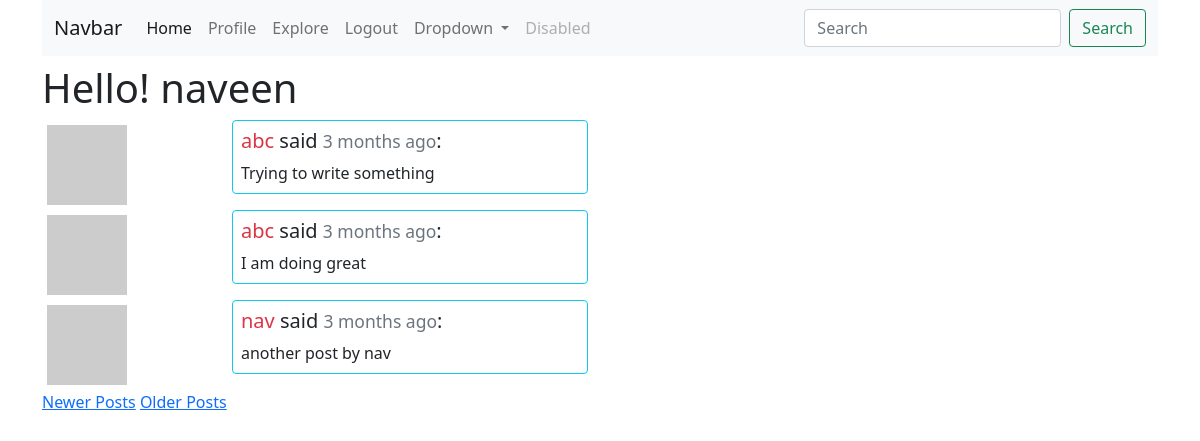
Page /explore?page=2 (signed in) on the committed database.
### app/models.py (models this page shows, shortened)
class User(UserMixin, db.Model):
    id = db.Column(db.Integer, primary_key=True)
    username = db.Column(db.String(64), index=True, unique=True)
    email = db.Column(db.String(120), index=True, unique=True)
    password_hash = db.Column(db.String(128))
    posts = db.relationship('Post', backref='author', lazy='dynamic')
    about_me = db.Column(db.String(140))
    last_seen = db.Column(db.DateTime, default=datetime.utcnow)
    followed = db.relationship(
        'User', secondary=followers,
        primaryjoin = (followers.c.follower_id == id),
        secondaryjoin = (followers.c.followed_id == id),
        backref = db.backref('followers', lazy='dynamic'), lazy='dynamic')
    def avatar(self, size):
        digest = md5(self.email.lower().encode('utf-8')).hexdigest()
        return f'https://gravatar.com/avatar/{digest}?d=identicon&s={size}'

class Post(db.Model):
    id = db.Column(db.Integer, primary_key=True)
    body = db.Column(db.String(140))
    timestamp = db.Column(db.DateTime, index=True, default=datetime.utcnow)
    user_id = db.Column(db.Integer, db.ForeignKey('user.id'))

### app/routes.py (the view)
@app.route('/explore')
@login_required
def explore():
    page = request.args.get('page', default=1, type=int)
    posts = Post.query.order_by(Post.timestamp.desc()).paginate(
        page, app.config['POSTS_PER_PAGE'], False)
    next_url = url_for('explore', page=posts.next_num) if posts.has_next else None
    prev_url = url_for('explore', page=posts.prev_num) if posts.has_prev else None
    return render_template('index.html', title='Explore', posts=posts.items,
                            next_url=next_url, prev_url=prev_url)

### app/models.py (called while the page is built)
@login.user_loader
def load_user(id):
    return User.query.get(int(id))

### app/routes.py (called while the page is built)
@app.before_request
def before_request():
    if current_user.is_authenticated:
        current_user.last_seen = datetime.utcnow()
        db.session.commit()

### app/templates/index.html (shortened to what this page needs)
{% extends 'base.html' %}
{% block content %}
    <h1>Hello! {{ current_user.username }}</h1>
    {% for post in posts %}
    {% include '_post.html' %}
    {% endfor %}
    {% if prev_url %}
    <a href="{{ prev_url }}">Newer Posts</a>
    {% endif %}
    {% if next_url %}
    <a href="{{ next_url }}">Older Posts</a>
    {% endif %}
{% endblock %}

### app/templates/_post.html
<div class="row justify-content-start">
    <div class="col-2">
        <img src="{{ post.author.avatar(36) }}" alt="avatar of {{ post.author.username }}" class="img-thumbnail border-white">
    </div>
    <div class="col-4">
        <div class="card mb-2 border-info">
            <div class="card-body p-2">
                <h5 class="card-title">
                    <a href="{{ url_for('user', username=post.author.username) }}" class="link-danger text-decoration-none">
                        {{ post.author.username }}
                    </a> said <small class="text-muted">{{ moment(post.timestamp).fromNow() }}</small>:
                </h5>
                <p class="card-text">{{ post.body }}</p>
            </div>
        </div>
    </div>
</div>

### rows in the picture
User: username "naveen"
Post: author.username "abc", timestamp "3 months ago", body "Trying to write something"
Post: author.username "abc", timestamp "3 months ago", body "I am doing great"
Post: author.username "nav", timestamp "3 months ago", body "another post by nav"
